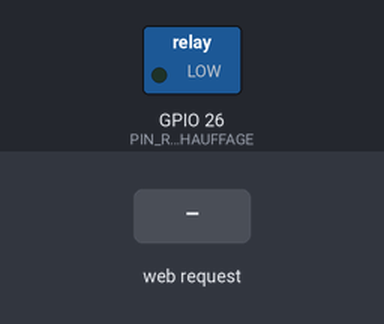
A sketch run on a simulated ESP32. Parts: switched loads named in the sketch (green lamp = pin HIGH). The test bench sets the inputs (shaded band). WiFi joins after 1.5 s; servers stay silent unless stated.

Above: at 2.7 s.
2.8 s: HTTP request GET /update?temperature=1 received
At 3.8 s:
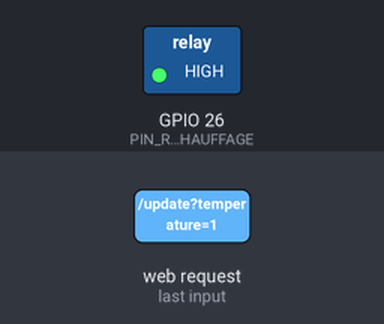
4.3 s: HTTP request GET /update?temperature=120 received
At 5.0 s:
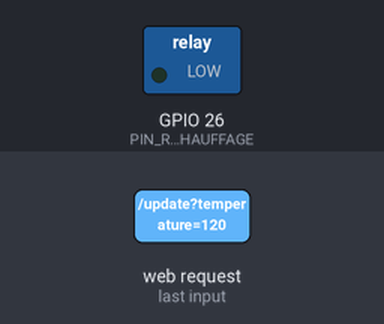
5.8 s: HTTP request GET /update?temperature=0 received
At 6.1 s:
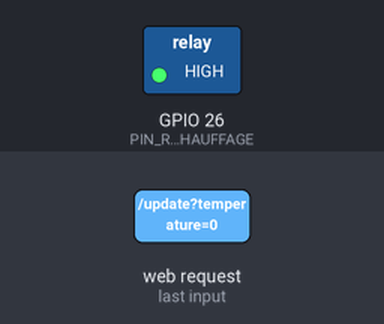
Timing chart, 0 to 8.8 s (numbered marks = the images above; inputs shaded):
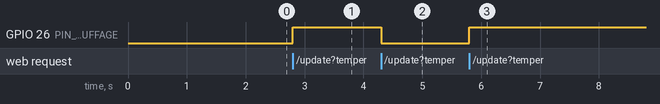

The sketch:

esp32_relais.ino
```cpp
// ESP32 n°2 : commande des relais (ex. résistance chauffante)
// Reçoit la température de l'ESP32 n°1 par le réseau local (HTTP)
// et active le relais avec une petite hystérésis.

#include <WiFi.h>
#include <WebServer.h>

const char* WIFI_SSID = "NOM_DU_WIFI";
const char* WIFI_PASS = "MOT_DE_PASSE";

const int   PIN_RELAIS_CHAUFFAGE = 26;
const float T_MIN = 24.0;          // seuil d'exemple (°C) : à adapter
const float HYSTERESIS = 1.0;

WebServer server(80);
bool chauffage = false;

void handleUpdate() {
  if (!server.hasArg("temperature")) {
    server.send(400, "text/plain", "temperature manquante");
    return;
  }
  float t = server.arg("temperature").toFloat();

  if (t < T_MIN) chauffage = true;
  else if (t > T_MIN + HYSTERESIS) chauffage = false;

  digitalWrite(PIN_RELAIS_CHAUFFAGE, chauffage ? HIGH : LOW);  // inverser si relais actif à LOW
  server.send(200, "text/plain", "OK");
}

void setup() {
  pinMode(PIN_RELAIS_CHAUFFAGE, OUTPUT);
  digitalWrite(PIN_RELAIS_CHAUFFAGE, LOW);

  WiFi.begin(WIFI_SSID, WIFI_PASS);
  while (WiFi.status() != WL_CONNECTED) delay(500);

  server.on("/update", handleUpdate);
  server.begin();
}

void loop() {
  server.handleClient();
}
```

Measured:
- after the input at 2.8 s, GPIO 26 (PIN_RELAIS_CHAUFFAGE): LOW → HIGH at once
- after the input at 4.3 s, GPIO 26 (PIN_RELAIS_CHAUFFAGE): HIGH → LOW at once
- after the input at 5.8 s, GPIO 26 (PIN_RELAIS_CHAUFFAGE): LOW → HIGH at once
